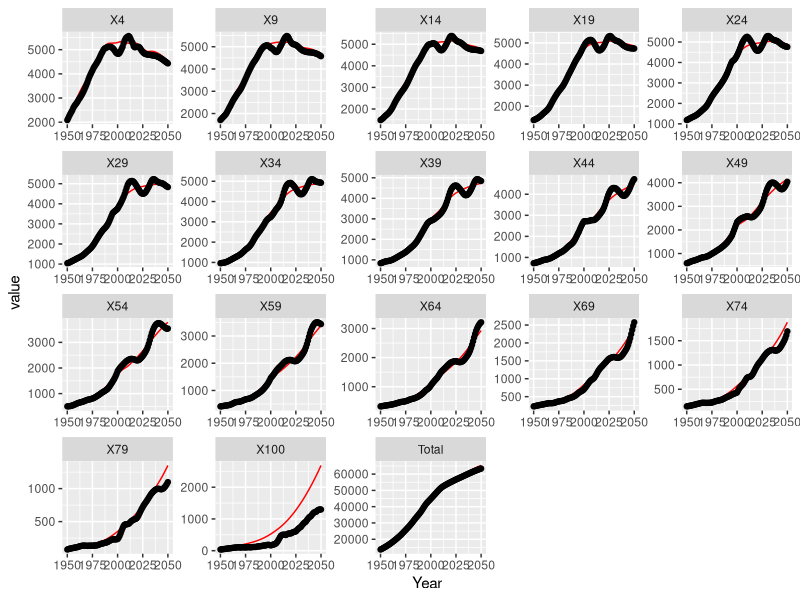

The R source for this figure:
## Code to test approach for age structured model - fits to 2050

## Based on http://kinglab.eeb.lsa.umich.edu/EEID/eeid/2011_eco/waifw.pdf

## Set working directory
setwd("C:/Users/TOM SUMMER/Documents/TIME_research/TeaTime")

## Load packages
library(deSolve)
library(reshape2)
library(ggplot2)

# Set up age structure
ages <- c(4,9,14,19,24,29,34,39,44,49,54,59,64,69,74,79,100) # upper end of age classes
num_ages <- length(ages) # calculates the number of age classes
da <- diff(c(0,ages)) # calculates the widths of age classes
da [1] <- da[1]+1 # add one year to first age group as start of group is birth (i.e. 0) not 1

## Initial conditions - 1950 population
UN_pop_age <- as.data.frame(read.table("SA_pop_age.txt",header=TRUE)) # Load UN Population data
temp <- c()
for (i in 1:num_ages){temp[i]<-UN_pop_age[1,i+1]}
yinit <- c(S=c(temp))
sindex <- 1:num_ages

## Fertility
# Uses crude birth rate (per 1000 population) from UN pop for South Africa which has values for 5 year periods
# Puts these values at midpoint of period and interpolates between 
# 2010-2015 (2012.5) value based on medium fertility projection
birth_rate <- approxfun(x=c(0,1950,seq(1952.5,2047.5,5)),
                        y=c(30.52,30.52,44,42,41,38,38,36,34,31,27,25,24,22,21,20,18,17,17,16,15,14),rule=2)

## Survival
Survive_age <- as.data.frame(read.table("SA_survival_age.txt",header=TRUE)) # Load survival proportions calculated from life tables
# Proportion surviving from age 0 to 1 - used to determine entry to first age group
s_birth <- approxfun(x=Survive_age$Year,y=Survive_age$X1,rule=2)
# and to other ages
s5 <- approxfun(x=Survive_age$Year,y=Survive_age$X5,rule=2)
s10 <- approxfun(x=Survive_age$Year,y=Survive_age$X10,rule=2)
s15 <- approxfun(x=Survive_age$Year,y=Survive_age$X15,rule=2)
s20 <- approxfun(x=Survive_age$Year,y=Survive_age$X20,rule=2)
s25 <- approxfun(x=Survive_age$Year,y=Survive_age$X25,rule=2)
s30 <- approxfun(x=Survive_age$Year,y=Survive_age$X30,rule=2)
s35 <- approxfun(x=Survive_age$Year,y=Survive_age$X35,rule=2)
s40 <- approxfun(x=Survive_age$Year,y=Survive_age$X40,rule=2)
s45 <- approxfun(x=Survive_age$Year,y=Survive_age$X45,rule=2)
s50 <- approxfun(x=Survive_age$Year,y=Survive_age$X50,rule=2)
s55 <- approxfun(x=Survive_age$Year,y=Survive_age$X55,rule=2)
s60 <- approxfun(x=Survive_age$Year,y=Survive_age$X60,rule=2)
s65 <- approxfun(x=Survive_age$Year,y=Survive_age$X65,rule=2)
s70 <- approxfun(x=Survive_age$Year,y=Survive_age$X70,rule=2)
s75 <- approxfun(x=Survive_age$Year,y=Survive_age$X75,rule=2)
s80 <- approxfun(x=Survive_age$Year,y=Survive_age$X80,rule=2)

## To model the aging process, define a matrix to hold the rates of movement between age classes.
aging <- diag(-1/da) # This is aging out of class
aging[row(aging)-col(aging)==1] <- 1/head(da,-1) # This is movement into next class assuming 100% survival

## Now we can put the pieces together to write a simulator for the demogrpahics
ja.multistage.model <- function (t, x, ...) {

  s <- x[sindex] # susceptibles
  
  # create a vector of survial at time t
  surv <- c(s5(t),s10(t),s15(t),s20(t),s25(t),s30(t),s35(t),s40(t),s45(t),s50(t),s55(t),s60(t),s65(t),s70(t),s75(t),s80(t))
  aging_temp <- aging
  aging_temp[row(aging_temp)-col(aging_temp)==1] <- surv*1/head(da,-1)
  
  dsdt <- aging_temp%*%s
  
  Total <- sum(s)
  
  Births <- s_birth(t)*birth_rate(t)*Total/1000
  
  dsdt[1] <- dsdt[1]+s_birth(t)*birth_rate(t)*Total/1000
  
  list(c(dsdt),Total=Total,Births=Births)

}

# And run it
system.time(for(i in 1:10) sol <- ode(y=yinit,times=seq(1950,2050,by=1),func=ja.multistage.model))

## Plot populations in each age group over time

# add total to data and convert to long format
UN_pop_age_t <- cbind(UN_pop_age,rowSums(UN_pop_age[,2:18]))
colnames(UN_pop_age_t) <- c(colnames(UN_pop_age),"Total")
temp_data <- melt(UN_pop_age_t,id="Year")

# then turn the model output into long format
temp_model <- as.data.frame(sol[,1:19])
colnames(temp_model) <- colnames(UN_pop_age_t)
temp_model <- melt(temp_model,id="Year")

# and plot
plot_temp <- ggplot(temp_model,aes(x=Year,y=value))+
                    geom_line(colour="red")+
                    geom_point(data=temp_data,aes(x=Year,y=value))+
                    facet_wrap(~variable,scales="free")+
                    xlim(c(1950,2050))
